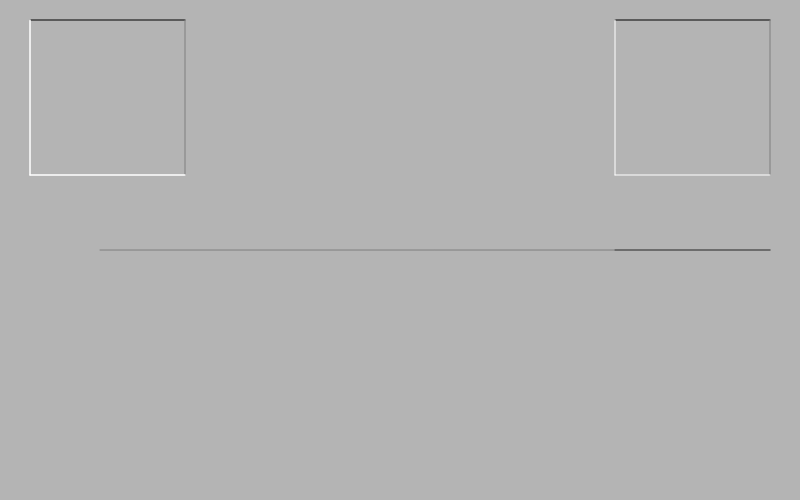
Frame 1 (no input)
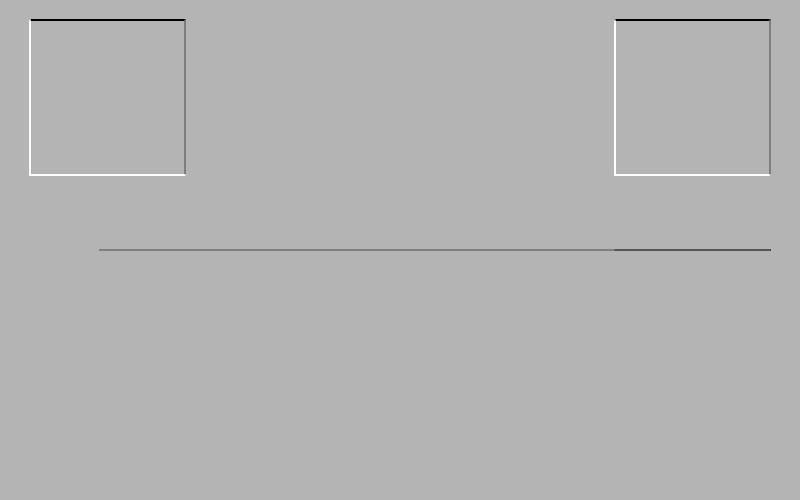
Frame 60 (no input)
Frame 120 (the mouse pressed at the canvas centre since frame 60): identical to frame 60, image omitted

The p5.js sketch that drew these frames (run headless with seeded random() and noise() and a simulated clock; from frame 60 on, the mouse is pressed at the canvas centre):

// p5.js sketch
// ── sketch.js
function setup() {
  createCanvas(800, 500);
  background(180);
 
 
 
}
 
function draw() {
   
   //stroke(0);
   //line(0, 250, 800, 250);
   //line(400, 0, 400, 800);
   //line(800, 500, 0, 0);
   //line(0, 500, 800, 0);
   //stroke(167);
   //noStroke();
   //fill(252, 111, 146);
   //circle(400,250, 200);
 
   stroke(0);
   line(30,20,185,20);
   stroke(126);
   line(185,20,185,175);
   stroke(255);
   line(185,175,30,175);
   line(30,175,30,20);
 
    stroke(0);
   line(615,20,770,20);
   stroke(126);
   line(770,20,770,175);
   stroke(255);
   line(770,175,615,175);
   line(615,175,615,20);
 
    stroke(0);
   line(615,250,770,250);
   stroke(126);
   line(100,250,770,250);
   stroke(255);
   line(185,175,30,175);
   line(30,175,30,20);
 
 
}
// ── main.js
console.log('hola desde java');
